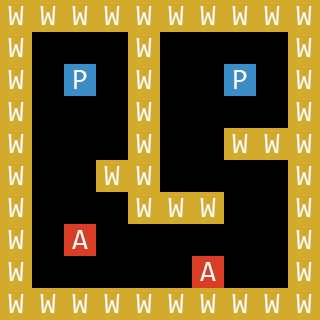

Below is a game level as drawn by its tile map, then a one-line description and the .tmx file that defines it, in full:
An orthogonal 10x10 tile map with 32x32 px tiles, 1 tile layer (layer1), 1 hidden layer not drawn.

<map version="1.0" tiledversion="1.1.4" orientation="orthogonal" renderorder="right-down" width="10" height="10" tilewidth="32" tileheight="32" infinite="0" nextobjectid="1">
 <tileset firstgid="1" source="tileset.tsx" />
 <layer name="floor" width="10" height="10" visible="0">
  <data encoding="csv">
2,2,2,2,2,2,2,2,2,2,
2,2,2,2,2,2,2,2,2,2,
2,2,2,2,2,2,2,2,2,2,
2,2,2,2,2,2,2,2,2,2,
2,2,2,2,2,2,2,2,2,2,
2,2,2,2,2,2,2,2,2,2,
2,2,2,2,2,2,2,2,2,2,
2,2,2,2,2,2,2,2,2,2,
2,2,2,2,2,2,2,2,2,2,
2,2,2,2,2,2,2,2,2,2
</data>
 </layer>
 <layer name="layer1" width="10" height="10">
  <data encoding="csv">
2,2,2,2,2,2,2,2,2,2,
2,0,0,0,2,0,0,0,0,2,
2,0,1,0,2,0,0,1,0,2,
2,0,0,0,2,0,0,0,0,2,
2,0,0,0,2,0,0,2,2,2,
2,0,0,2,2,0,0,0,0,2,
2,0,0,0,2,2,2,0,0,2,
2,0,3,0,0,0,0,0,0,2,
2,0,0,0,0,0,3,0,0,2,
2,2,2,2,2,2,2,2,2,2
</data>
 </layer>
</map>